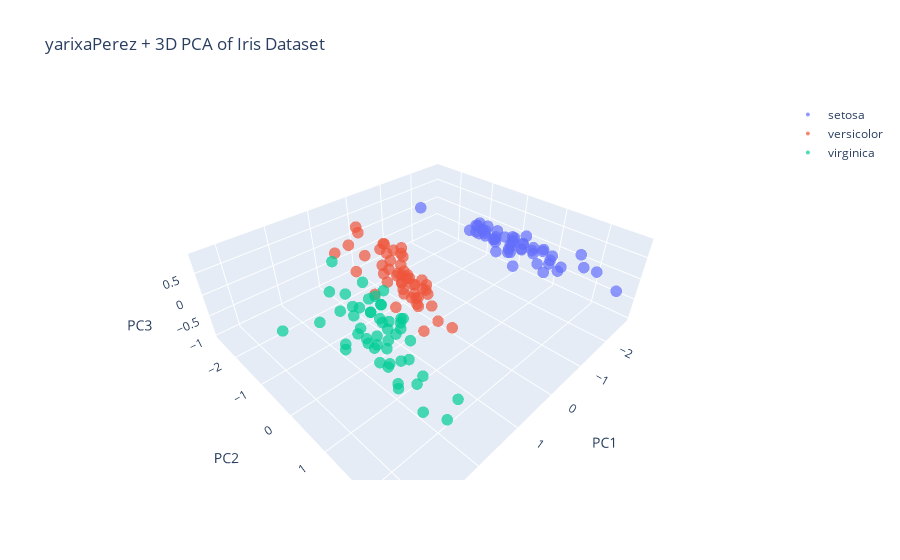

The code cell stored with this chart in its notebook:
### Markdown cell above
### Practice: 3D PCA Visualization

In your code, please clearly label the data and include annotations for the x and y axes. 

Additionally, add your name to the title. 

Finally, refer to the observations from the 2D PCA visualization and share your thoughts on the 3D PCA results.

### Code cell
import plotly.graph_objects as go

#3D PCA
pca3d   = PCA(n_components=3)
columns = ['PC1', 'PC2', 'PC3']

# your code
# PCA reducing to 3 components
X_pca_3d = pca3d.fit_transform(X_scaled)

# Build dataframe
pca3d_df = pd.DataFrame(data=X_pca_3d, columns=columns)
pca3d_df['species'] = df['species']

# Print explained variance ratio for 3d PCA
print("3D PCA Explained Variance Ratio:")
print(pca3d.explained_variance_ratio_)

# 3d scatter plot
fig = go.Figure()

for species in iris.target_names:
    subset = pca3d_df[pca3d_df['species'] == species]
    fig.add_trace(
        go.Scatter3d(
            x = subset['PC1'],
            y = subset['PC2'],
            z = subset['PC3'],
            mode = 'markers',
            marker = dict(
                size = 4,
                opacity = 0.7
            ),
            name = species
        )
    )

# Axis labels and title
fig.update_layout(
    title = "yarixaPerez + 3D PCA of Iris Dataset",
    scene = dict(
        xaxis_title = 'PC1',
        yaxis_title = 'PC2',
        zaxis_title = 'PC3'
    )
)

fig.show()
